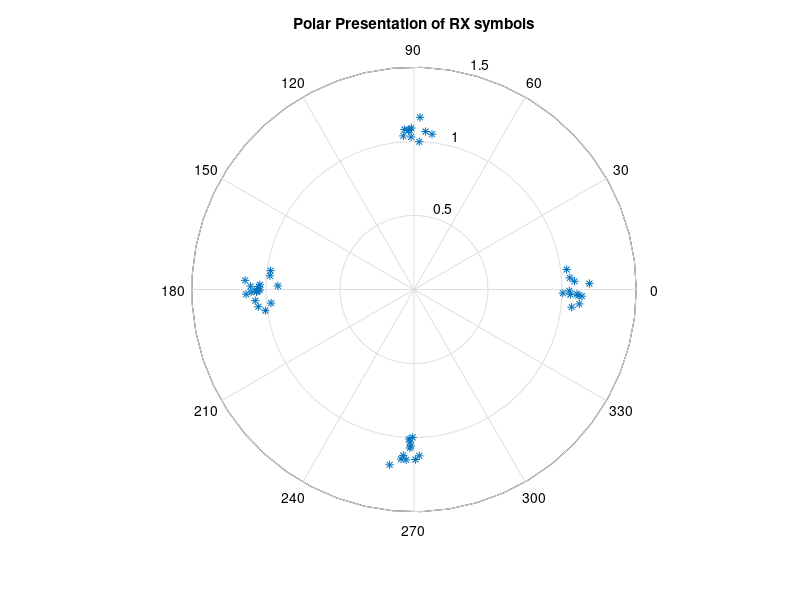
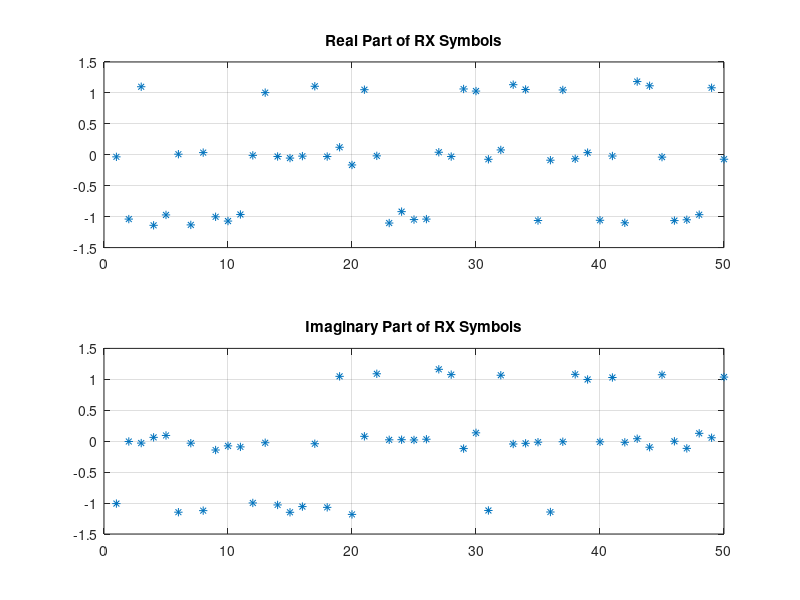
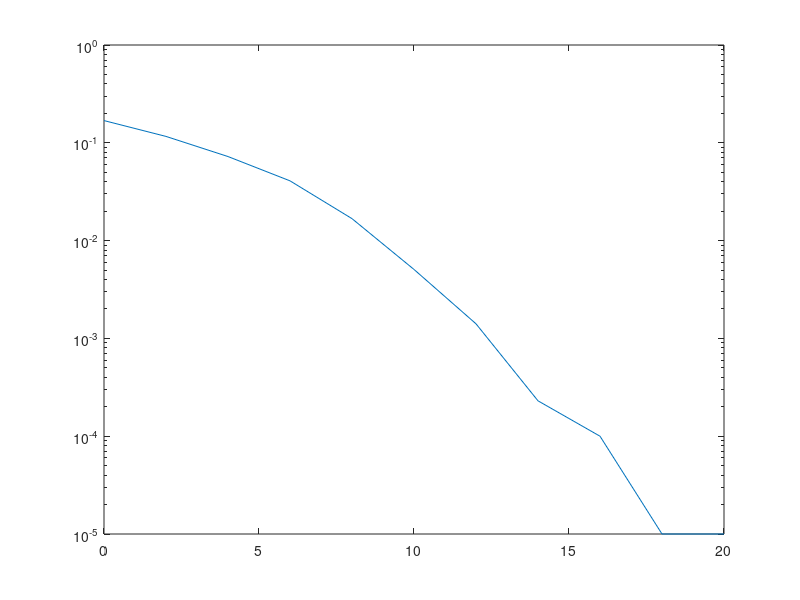

Write MATLAB code to recreate these figures, in order. (Note: this script raises an error after producing the figures.)
% Performance

close all
clear all

% Parameters:
SNRdB = [0:2:20];                 % SNR at RX
num_of_bits_per_channel = 10^2;  % Length of into bits sequence (must be even)
channels_per_SNR = 10^3;         % Number of channel instances to simulate per SNR
AWGN_channel = 0;
Rician_channel = 1;
sigma_h = 1;      % Variance of Rayleigh channel
Es = 1;           % Symbol Energy
SNR = 10.^(SNRdB/10);
BER = zeros(1, length(SNR));
K = 10;
mu = sqrt( K/(2*(K+1)) );
s = sqrt( 1/(2*(K+1)) );
for(i1=1:length(SNR))
    sigma_n = Es*sigma_h / SNR(i1);     % AWGN
    errors = 0;
    for(i2=1:channels_per_SNR)          % This loop can be avoided using Matrix notation
        % TX symbols
        TX_constellation_syms = sqrt(Es)*[exp(j*pi/4),exp(j*7*pi/4),exp(j*3*pi/4),exp(j*5*pi/4)];
        % Trick here! Symbols are ordered to cause Gray coding
        TX_bits = round(rand(1,num_of_bits_per_channel));
        tmp1 = reshape(TX_bits, 2, num_of_bits_per_channel/2);  % Prepare to map bits
        tmp2 = tmp1(1,:)*2 + tmp1(2,:) + 1;
        TX_syms = TX_constellation_syms(tmp2);      % Gray coding is automatic

        % Channel:
        if(AWGN_channel == 1)
            h = 1;
        else
            if(Rician_channel == 1)
                h = ( s*randn(1,1) + mu ) + j*( s*randn(1,1) + mu );
 %               ((randn(1,1).*sqrt(K).*cos(X.*cos(theta_0) + phi_0))./sqrt(1+K)) + j.*((randn(1,1).*sqrt(K).*cos(X.*cos(theta_0) + phi_0))./sqrt(1+K));    % Rician channel
            else
                h = (randn(1,1) + j*randn(1,1))*sqrt(sigma_h/2);
            end
        end
        % AWGN
        n = (randn(1,num_of_bits_per_channel/2) + j*randn(1,num_of_bits_per_channel/2)) * sqrt(sigma_n/2);
        
        % RX symbols:
        RX_syms = TX_syms.*h + n;
        
        RX_syms_sync = RX_syms * exp(-j*angle(h));   % Perfect channel estimation
        
        % ML detection
        b1_est = (sign(real(-RX_syms_sync)) + 1)/2;
        b2_est = (sign(imag(-RX_syms_sync)) + 1)/2;
        RX_bits = reshape([b1_est;b2_est], 1, num_of_bits_per_channel);
        errors = errors + sum(TX_bits~=RX_bits);
    end
    BER(i1) = errors/(num_of_bits_per_channel * channels_per_SNR);
end

    

%Display:
figure
polar(angle(RX_syms), abs(RX_syms),'*')
title('Polar Presentation of RX symbols')

figure
subplot(211)
plot(real(RX_syms),'*')
grid
title('Real Part of RX Symbols')
subplot(212)
plot(imag(RX_syms),'*')
grid
title('Imaginary Part of RX Symbols')

figure
semilogy(SNRdB, BER)
hold on
BER = berfading(SNRdB,'psk',8,1,K);
semilogy(SNRdB, BER)

legend('Simulation','Theory','Location','Best')
title('Average Bit Error Rate - QPSK in Rician Fading')
xlabel('SNR[dB]')
ylabel('BER')
grid
axis([0 20 10^-3 1])
